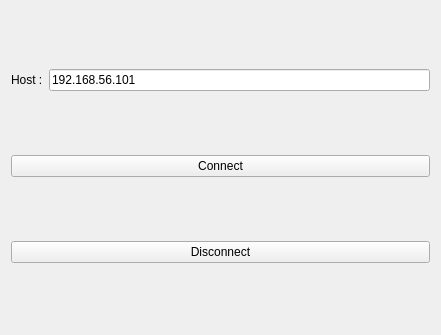
<?xml version="1.0" encoding="UTF-8"?>
<ui version="4.0">
 <class>MainWindow</class>
 <widget class="QMainWindow" name="MainWindow">
  <property name="geometry">
   <rect>
    <x>0</x>
    <y>0</y>
    <width>441</width>
    <height>335</height>
   </rect>
  </property>
  <property name="windowTitle">
   <string>MainWindow</string>
  </property>
  <widget class="QWidget" name="centralWidget">
   <layout class="QGridLayout" name="gridLayout">
    <item row="3" column="0">
     <widget class="QPushButton" name="connect_btn">
      <property name="text">
       <string>Connect</string>
      </property>
     </widget>
    </item>
    <item row="4" column="0">
     <widget class="QPushButton" name="disconnect_btn">
      <property name="text">
       <string>Disconnect</string>
      </property>
     </widget>
    </item>
    <item row="1" column="0">
     <layout class="QHBoxLayout" name="horizontalLayout">
      <item>
       <widget class="QLabel" name="label">
        <property name="text">
         <string>Host :</string>
        </property>
       </widget>
      </item>
      <item>
       <widget class="QLineEdit" name="host_edit">
        <property name="text">
         <string>192.168.56.101</string>
        </property>
       </widget>
      </item>
     </layout>
    </item>
    <item row="0" column="0">
     <layout class="QGridLayout" name="vncLayout"/>
    </item>
   </layout>
  </widget>
 </widget>
 <layoutdefault spacing="6" margin="11"/>
 <resources/>
 <connections/>
</ui>
